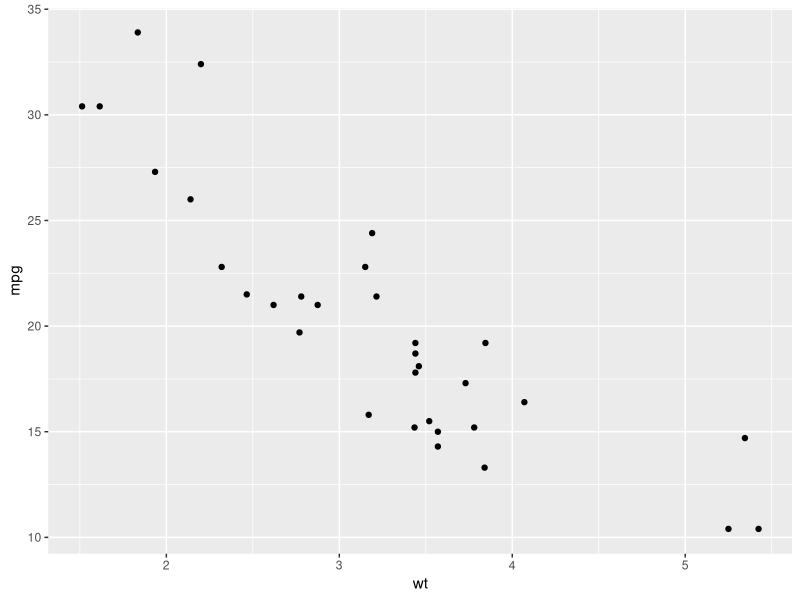
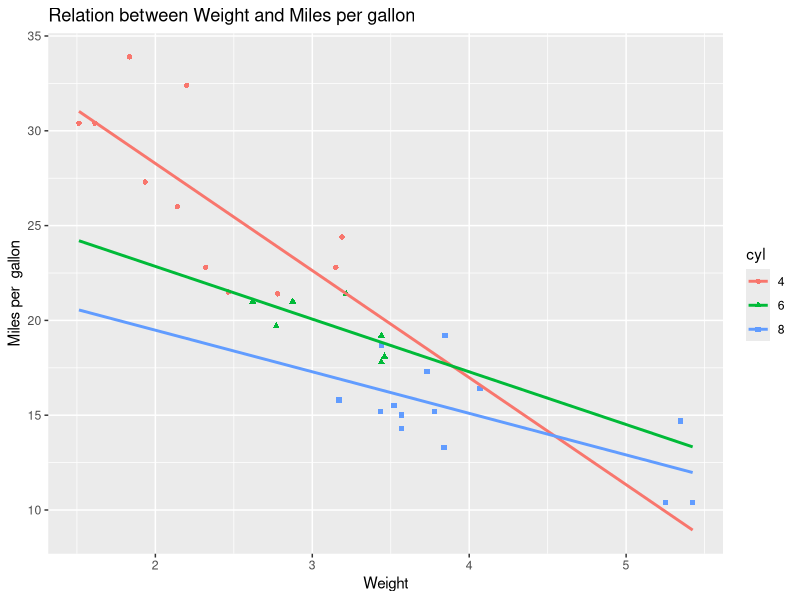
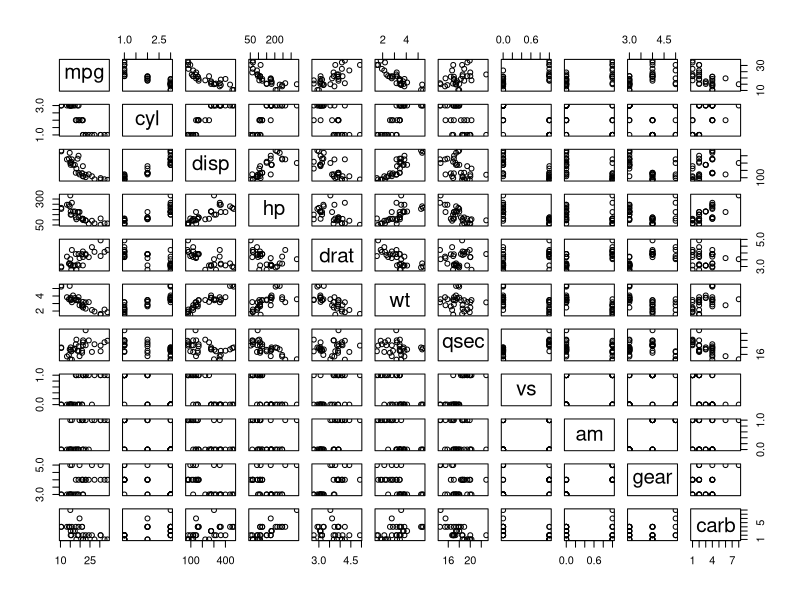
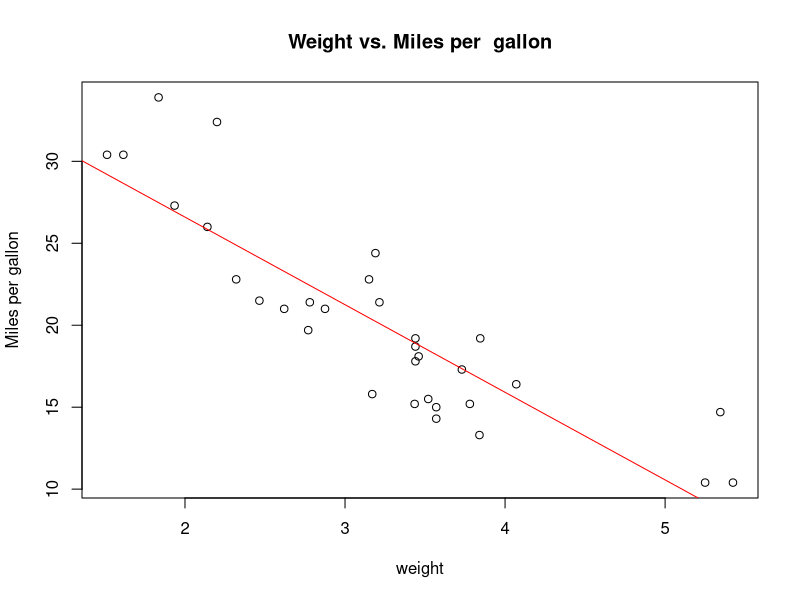

Reproduce these figures in R, in order.
library(ggplot2)
data("mtcars")
ggplot(mtcars, aes(x=wt, y=mpg)) + geom_point()

mtcars$cyl <- as.factor(mtcars$cyl)
p <-ggplot(mtcars, aes(x=wt, y=mpg, color=cyl, shape=cyl)) +
  geom_point() + 
  geom_smooth(method=lm, se=FALSE, fullrange=TRUE)
p+labs(title = "Relation between Weight and Miles per gallon", x= "Weight", y= "Miles per  gallon")

plot(mtcars)
data("mtcars")
cars <-data("mtcars")
plot(mtcars$wt,mtcars$mpg, main= "Weight vs. Miles per  gallon",
     xlab= "weight",ylab="Miles per gallon")
abline(lm(mpg ~wt, data=mtcars), col= 'red')


